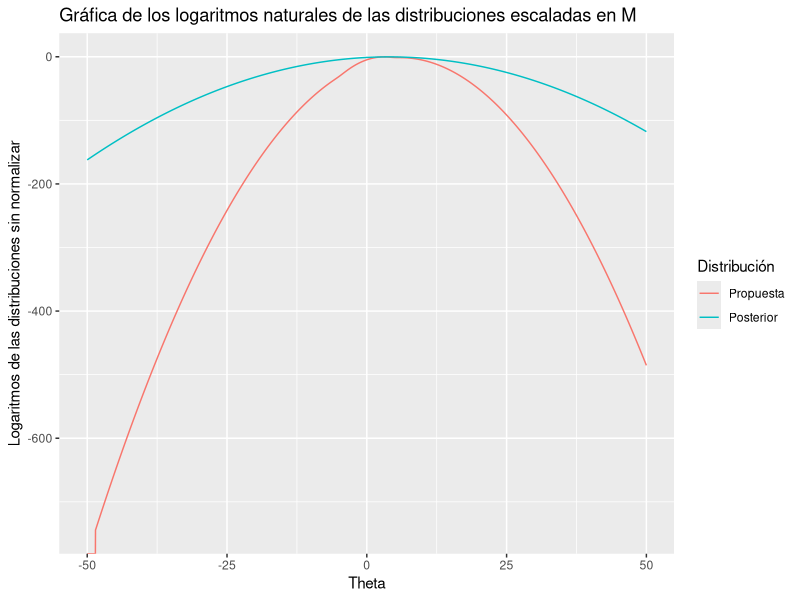

This figure's R source:
## ---- chunk 1
library(tidyverse)
## ---- chunk 2
theta = seq(-50, 50, 0.02)
sample(theta, 15)
## ---- chunk 3
distribucion_posterior <- 0.75 * exp(-(1/2) *(theta - 3)^2) + 0.25 * exp(- (1/4) * (theta - 6)^2)
## ---- chunk 4
g_propuesta <- dnorm(theta, 4, 3)
## ---- chunk 5
h <- distribucion_posterior / g_propuesta
## ---- chunk 6
M <- max(h)
M
## ---- chunk 7
df <- data.frame(theta = theta, distribucion_propuesta = g_propuesta, distribucion_posterior = distribucion_posterior)
ggplot(df) +
  ggtitle('Gráfica de los logaritmos naturales de las distribuciones escaladas en M') +
  geom_line(aes(x = theta, y = log(distribucion_posterior), colour="blue"))+
  geom_line(aes(x = theta, y =log( M*distribucion_propuesta), colour="red")) +
  ylab("Logaritmos de las distribuciones sin normalizar") +
  xlab("Theta") +
  scale_color_discrete(name = "Distribución", labels = c("Propuesta", "Posterior")) 
  
## ---- chunk 8
obtener_peso_theta <- function (t) {
  w <- (0.75 * exp(-(1/2) * (t - 3)^2) + 0.25 * exp(-(1/4) * (t - 6)^2))/(M*dnorm(t, 4, 3))
  w
}
## ---- chunk 9
acceptance_rejecting_sampling <- function(sample_size,thetas, theta_weights) {
  set.seed(290997)
  #inicialiar vector
  accepted <- rep(NA, sample_size)
  for(i in 1:sample_size){
    #número aleatorio u de una dist. uniforme
    u <- runif(1)
    if(u < theta_weights[i]){
      accepted[i] <- thetas[i]
    }
  }
  accepted[!is.na(accepted)] 
}
## ---- chunk 10
#Simulamar theta y obtener vector de pesos
n=10000
thetas <- rnorm(n, 4, 3)
pesos_thetas <- obtener_peso_theta(thetas)
distribucion_posterior = acceptance_rejecting_sampling(n, thetas, pesos_thetas)
length(distribucion_posterior)
## ---- chunk 11
media_posterior = mean(distribucion_posterior)
media_posterior
## ---- chunk 12
varianza_posterior = var(distribucion_posterior)
varianza_posterior
